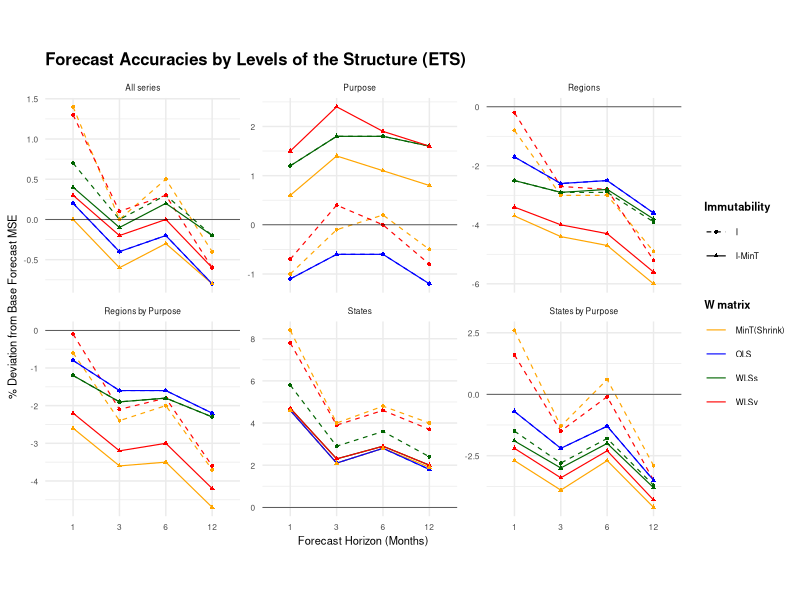
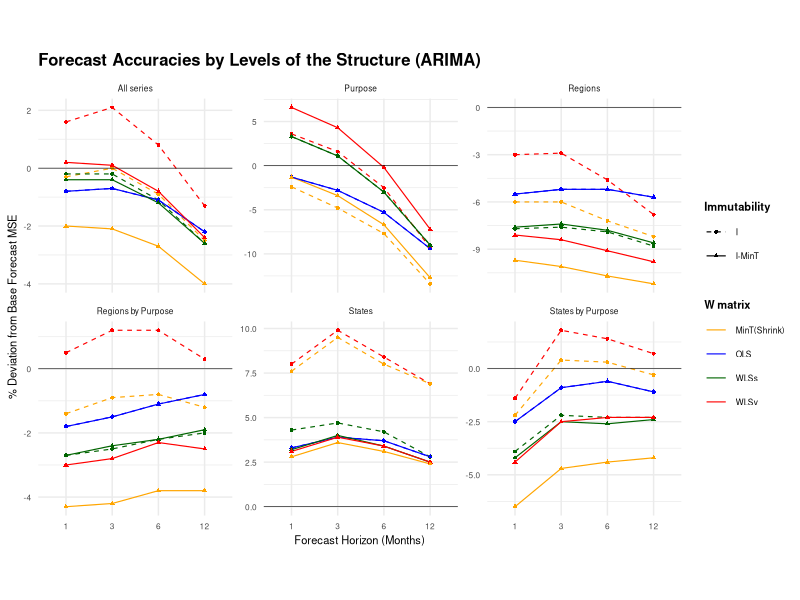
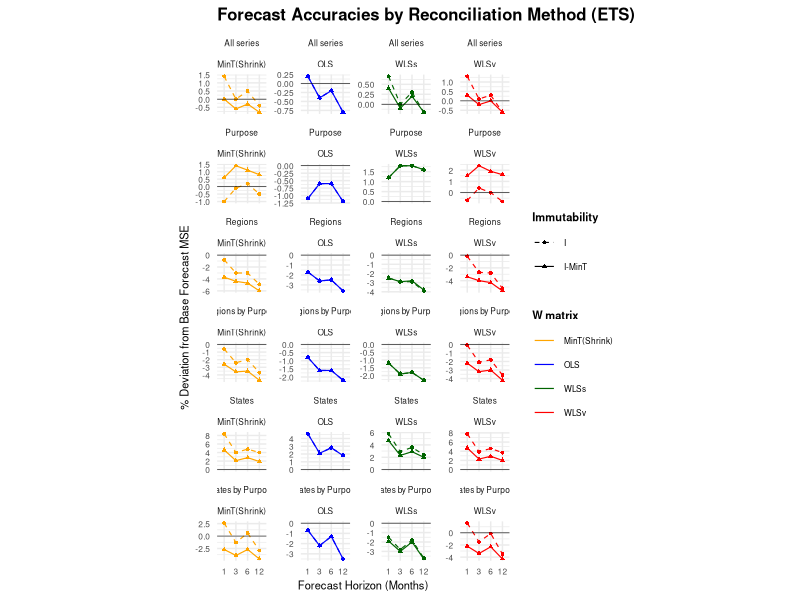
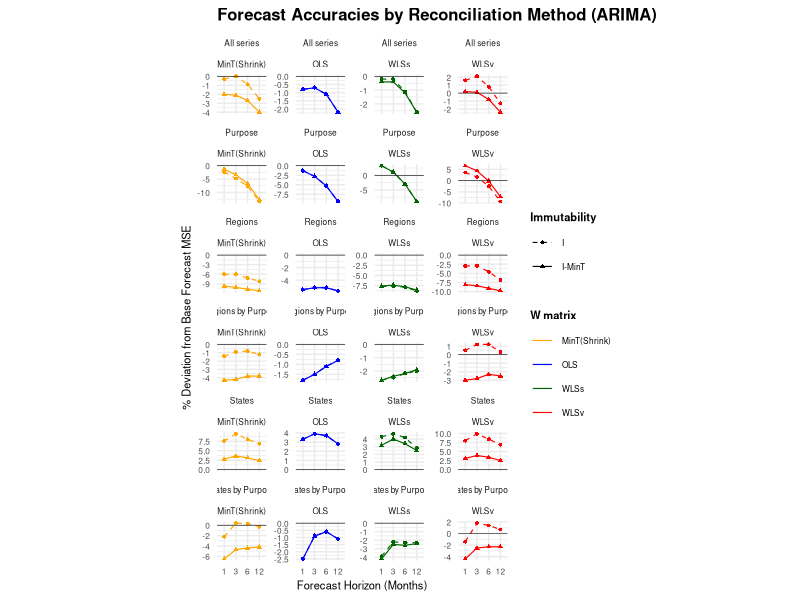

Generate these figures, in order, with R:
## ---- chunk 1
knitr::opts_chunk$set(echo = FALSE)

library(tidyverse)
library(kableExtra)
## ---- chunk 2
pc1 <- read_csv("pc/pc1.csv")
pc3 <- read_csv("pc/pc3.csv")
pc6 <- read_csv("pc/pc6.csv")
pc12 <- read_csv("pc/pc12.csv")
pc1to3 <- read_csv("pc/pc1to3.csv")
pc1to6 <- read_csv("pc/pc1to6.csv")
pc1to12 <- read_csv("pc/pc1to12.csv")

cnames <- c("Method", "h = 1", "3", "6", "12", "1-3", "1-6", "1-12")
cnames2 <- c("M", "h1", "h3", "h6", "h12", "h1-3", "h1-6", "h1-12")

australia <- data.frame("method" = pc1[,1], 
                        "h = 1" = pc1[,2],
                        "3" = pc3[,2],
                        "6" = pc6[,2],
                        "12" = pc12[,2],
                        "1-3" = pc1to3[,2],
                        "1-6" = pc1to6[,2],
                        "1-12" = pc1to12[,2]) %>% 
  mutate(across(where(is.numeric), ~ round(., 1)))
colnames(australia) <- cnames

purpose <- data.frame("method" = pc1[,1], 
                        "h = 1" = pc1[,5],
                        "3" = pc3[,5],
                        "6" = pc6[,5],
                        "12" = pc12[,5],
                        "1-3" = pc1to3[,5],
                        "1-6" = pc1to6[,5],
                        "1-12" = pc1to12[,5]) %>% 
  mutate(across(where(is.numeric), ~ round(., 1)))
colnames(purpose) <- cnames2

states <- data.frame("method" = pc1[,1], 
                        "h = 1" = pc1[,3],
                        "3" = pc3[,3],
                        "6" = pc6[,3],
                        "12" = pc12[,3],
                        "1-3" = pc1to3[,3],
                        "1-6" = pc1to6[,3],
                        "1-12" = pc1to12[,3]) %>% 
  mutate(across(where(is.numeric), ~ round(., 1)))
colnames(states) <- cnames

states_purpose <- data.frame("method" = pc1[,1], 
                        "h = 1" = pc1[,6],
                        "3" = pc3[,6],
                        "6" = pc6[,6],
                        "12" = pc12[,6],
                        "1-3" = pc1to3[,6],
                        "1-6" = pc1to6[,6],
                        "1-12" = pc1to12[,6]) %>% 
  mutate(across(where(is.numeric), ~ round(., 1)))
colnames(states_purpose) <- cnames2

regions <- data.frame("method" = pc1[,1], 
                        "h = 1" = pc1[,4],
                        "3" = pc3[,4],
                        "6" = pc6[,4],
                        "12" = pc12[,4],
                        "1-3" = pc1to3[,4],
                        "1-6" = pc1to6[,4],
                        "1-12" = pc1to12[,4]) %>% 
  mutate(across(where(is.numeric), ~ round(., 1)))
colnames(regions) <- cnames


regions_purpose <- data.frame("method" = pc1[,1], 
                        "h = 1" = pc1[,7],
                        "3" = pc3[,7],
                        "6" = pc6[,7],
                        "12" = pc12[,7],
                        "1-3" = pc1to3[,7],
                        "1-6" = pc1to6[,7],
                        "1-12" = pc1to12[,7]) %>% 
  mutate(across(where(is.numeric), ~ round(., 1)))
colnames(regions_purpose) <- cnames2

all_series <- data.frame("method" = pc1[,1], 
                        "h = 1" = pc1[,8],
                        "3" = pc3[,8],
                        "6" = pc6[,8],
                        "12" = pc12[,8],
                        "1-3" = pc1to3[,8],
                        "1-6" = pc1to6[,8],
                        "1-12" = pc1to12[,8]) %>% 
  mutate(across(where(is.numeric), ~ round(., 1)))
colnames(all_series) <- cnames
## ---- chunk 3
aus <- cbind(australia, purpose[,-1]) %>% 
  slice(c(1, 2, 6, 3, 7, 4, 8, 5, 9)) %>% 
  mutate(W = c("Base", "OLS", "OLS", "WLSs", "WLSs", "WLSv", "WLSv", "MinT(Shrink)", "MinT(Shrink)"),
    ImmuteMethod = c(" ", "I", "I-MinT", "I", "I-MinT", "I", "I-MinT", "I", "I-MinT")) %>% 
  select(c(16,17,2:15)) %>% 
  select(-7) %>% 
  select(-13)
  
state <- cbind(states, states_purpose[,-1]) %>% 
  slice(c(1, 2, 6, 3, 7, 4, 8, 5, 9)) %>% 
  mutate(W = c("Base", "OLS", "OLS", "WLSs", "WLSs", "WLSv", "WLSv", "MinT(Shrink)", "MinT(Shrink)"),
    ImmuteMethod = c(" ", "I", "I-MinT", "I", "I-MinT", "I", "I-MinT", "I", "I-MinT")) %>% 
  select(c(16,17,2:15)) %>% 
  select(-7) %>% 
  select(-13)

region <- cbind(regions, regions_purpose[,-1]) %>% 
  slice(c(1, 2, 6, 3, 7, 4, 8, 5, 9)) %>% 
  mutate(W = c("Base", "OLS", "OLS", "WLSs", "WLSs", "WLSv", "WLSv", "MinT(Shrink)", "MinT(Shrink)"),
    ImmuteMethod = c(" ", "I", "I-MinT", "I", "I-MinT", "I", "I-MinT", "I", "I-MinT")) %>% 
  select(c(16,17,2:15)) %>% 
  select(-7) %>% 
  select(-13)

allseries <- all_series %>% slice(c(1, 2, 6, 3, 7, 4, 8, 5, 9)) %>% 
  mutate(W = c("Base", "OLS", "OLS", "WLSs", "WLSs", "WLSv", "WLSv", "MinT(Shrink)", "MinT(Shrink)"),
    ImmuteMethod = c(" ", "I", "I-MinT", "I", "I-MinT", "I", "I-MinT", "I", "I-MinT")) %>%
  select(c(9:10, 2:8)) %>% 
  select(-7)

# aus %>% write.csv("tables/aus.csv")
# state %>% write.csv("tables/state.csv")
# region %>% write.csv("tables/region.csv")
# allseries %>% write.csv("tables/allseries.csv")

aus_table <- aus %>% 
  kable(escape = FALSE,
        caption="\\label{tab:tourismets}Out-of-sample forecast accuracies for Australian domestic tourism flows.",
        col.names = c(" ", " ", "h = 1", "3", "6", "12", "1-6", "1-12", "h = 1", "3", "6", "12", "1-6", "1-12")
        ) %>% 
  kable_styling(full_width = FALSE,
                latex_options = c("hold_position"),
                font_size = 7) %>% 
  add_header_above(c(" " =2, "Australia" = 6, "Australia by purpose of travel" = 6), bold = TRUE) %>% 
  add_header_above(c("ETS"=14), bold = TRUE) %>% 
  column_spec(c(1), width = "1.5cm") %>% 
  column_spec(c(2), width = "1cm") %>%
  # column_spec(3, bold = ifelse(aus$`h = 1`==min(aus$`h = 1`), T, F), width = "0.7cm") %>% 
  # column_spec(4, bold = ifelse(aus$`3`==min(aus$`3`), T, F), width = "0.7cm") %>% 
  # column_spec(5, bold = ifelse(aus$`6`==min(aus$`6`), T, F), width = "0.7cm") %>% 
  # column_spec(6, bold = ifelse(aus$`12`==min(aus$`12`), T, F), width = "0.7cm") %>% 
  # column_spec(7, bold = ifelse(aus$`1-6`==min(aus$`1-6`), T, F), width = "0.7cm") %>% 
  # column_spec(8, bold = ifelse(aus$`1-12`==min(aus$`1-12`), T, F), width = "0.7cm") %>% 
  column_spec(3:8, width = "0.7cm") %>% 
  column_spec(9, bold = ifelse(aus$`h1`==min(aus$`h1`), T, F), width = "0.7cm") %>% 
  column_spec(10, bold = ifelse(aus$`h3`==min(aus$`h3`), T, F), width = "0.7cm") %>% 
  column_spec(11, bold = ifelse(aus$`h6`==min(aus$`h6`), T, F), width = "0.7cm") %>% 
  column_spec(12, bold = ifelse(aus$`h12`==min(aus$`h12`), T, F), width = "0.7cm") %>% 
  column_spec(13, bold = ifelse(aus$`h1-6`==min(aus$`h1-6`), T, F), width = "0.7cm") %>% 
  column_spec(14, bold = ifelse(aus$`h1-12`==min(aus$`h1-12`), T, F), width = "0.8cm") %>% 
  row_spec(1, bold = FALSE, italic = TRUE) %>% 
  collapse_rows(1, latex_hline ="major")


state_table <- state %>%
  kable(escape = FALSE,
        col.names = c(" ", " ", "h = 1", "3", "6", "12", "1-6", "1-12", "h = 1", "3", "6", "12", "1-6", "1-12")
       ) %>% 
  kable_styling(full_width = FALSE,
                latex_options = c("hold_position"),
                font_size = 7) %>% 
  add_header_above(c(" "=2, "States" = 6, "States by purpose of travel" = 6), bold = TRUE)%>% 
  column_spec(c(1), width = "1.5cm") %>% 
  # column_spec(c(2), width = "1cm") %>%
  column_spec(3, bold = ifelse(state$`h = 1`==min(state$`h = 1`), T, F), width = "0.7cm") %>% 
  column_spec(4, bold = ifelse(state$`3`==min(state$`3`), T, F), width = "0.7cm") %>% 
  column_spec(5, bold = ifelse(state$`6`==min(state$`6`), T, F), width = "0.7cm") %>% 
  column_spec(6, bold = ifelse(state$`12`==min(state$`12`), T, F), width = "0.7cm") %>% 
  column_spec(7, bold = ifelse(state$`1-6`==min(state$`1-6`), T, F), width = "0.7cm") %>% 
  column_spec(8, bold = ifelse(state$`1-12`==min(state$`1-12`), T, F), width = "0.7cm") %>% 
  column_spec(9, bold = ifelse(state$`h1`==min(state$`h1`), T, F), width = "0.7cm") %>% 
  column_spec(10, bold = ifelse(state$`h3`==min(state$`h3`), T, F), width = "0.7cm") %>% 
  column_spec(11, bold = ifelse(state$`h6`==min(state$`h6`), T, F), width = "0.7cm") %>% 
  column_spec(12, bold = ifelse(state$`h12`==min(state$`h12`), T, F), width = "0.7cm") %>% 
  column_spec(13, bold = ifelse(state$`h1-6`==min(state$`h1-6`), T, F), width = "0.7cm") %>% 
  column_spec(14, bold = ifelse(state$`h1-12`==min(state$`h1-12`), T, F), width = "0.7cm") %>% 
  row_spec(1, bold = FALSE, italic = TRUE) %>% 
  collapse_rows(1, latex_hline ="major")


region_table <- region %>%
  kable(escape = FALSE,
        col.names = c(" ", " ", "h = 1", "3", "6", "12", "1-6", "1-12", "h = 1", "3", "6", "12", "1-6", "1-12")
        ) %>% 
  kable_styling(full_width = FALSE,
                latex_options = c("hold_position"),
                font_size = 7) %>% 
  add_header_above(c(" "=2, "Regions" = 6, "Regions by purpose of travel" = 6), bold = TRUE) %>% 
  column_spec(c(1), width = "1.5cm") %>% 
  column_spec(c(2), width = "1cm") %>%
  # column_spec(c(3:14), width = "1.5cm") %>%  
  column_spec(3, bold = ifelse(region$`h = 1`==min(region$`h = 1`), T, F), width = "0.7cm") %>% 
  column_spec(4, bold = ifelse(region$`3`==min(region$`3`), T, F), width = "0.7cm") %>% 
  column_spec(5, bold = ifelse(region$`6`==min(region$`6`), T, F), width = "0.7cm") %>% 
  column_spec(6, bold = ifelse(region$`12`==min(region$`12`), T, F), width = "0.7cm") %>% 
  column_spec(7, bold = ifelse(region$`1-6`==min(region$`1-6`), T, F), width = "0.7cm") %>% 
  column_spec(8, bold = ifelse(region$`1-12`==min(region$`1-12`), T, F), width = "0.7cm") %>% 
  column_spec(9, bold = ifelse(region$`h1`==min(region$`h1`[-1]), T, F), width = "0.7cm") %>% 
  column_spec(10, bold = ifelse(region$`h3`==min(region$`h3`[-1]), T, F), width = "0.7cm") %>% 
  column_spec(11, bold = ifelse(region$`h6`==min(region$`h6`[-1]), T, F), width = "0.7cm") %>% 
  column_spec(12, bold = ifelse(region$`h12`==min(region$`h12`[-1]), T, F), width = "0.7cm") %>% 
  column_spec(13, bold = ifelse(region$`h1-6`==min(region$`h1-6`[-1]), T, F), width = "0.7cm") %>% 
  column_spec(14, bold = ifelse(region$`h1-12`==min(region$`h1-12`[-1]), T, F), width = "0.7cm") %>% 
  row_spec(1, bold = FALSE, italic = TRUE) %>% 
  collapse_rows(1, latex_hline ="major")
  
allseries_table <- allseries %>%
  kable(escape = FALSE,
        col.names = c(" ", " ", "h = 1", "3", "6", "12", "1-6", "1-12")
        ) %>% 
  kable_styling(full_width = FALSE,
                latex_options = c("hold_position"),
                font_size = 7) %>% 
  add_header_above(c(" "=2, "All series" = 6), bold = TRUE) %>% 
  column_spec(c(1), width = "1.5cm") %>% 
  column_spec(c(2), width = "1cm") %>%
  #column_spec(c(3:8), width = "7cm") %>%  
  column_spec(3, bold = ifelse(allseries$`h = 1`==min(allseries$`h = 1`), T, F), width = "1.8cm") %>% 
  column_spec(4, bold = ifelse(allseries$`3`==min(allseries$`3`), T, F), width = "1.8cm") %>% 
  column_spec(5, bold = ifelse(allseries$`6`==min(allseries$`6`), T, F), width = "1.8cm") %>% 
  column_spec(6, bold = ifelse(allseries$`12`==min(allseries$`12`), T, F), width = "1.8cm") %>% 
  column_spec(7, bold = ifelse(allseries$`1-6`==min(allseries$`1-6`), T, F), width = "1.8cm") %>% 
  column_spec(8, bold = ifelse(allseries$`1-12`==min(allseries$`1-12`), T, F), width = "1.8cm") %>% 
  row_spec(1, bold = FALSE, italic = TRUE) %>% 
  collapse_rows(1, latex_hline ="major")

cat(paste0(aus_table, "\\vspace{-2.5em}", state_table, "\\vspace{-2.5em}", 
           region_table, "\\vspace{-2.5em}", allseries_table), sep = "")




## ---- chunk 4
pc1_arima <- read_csv("pc/pc1_arima.csv")
pc3_arima <- read_csv("pc/pc3_arima.csv")
pc6_arima <- read_csv("pc/pc6_arima.csv")
pc12_arima <- read_csv("pc/pc12_arima.csv")
pc1to3_arima <- read_csv("pc/pc1to3_arima.csv")
pc1to6_arima <- read_csv("pc/pc1to6_arima.csv")
pc1to12_arima <- read_csv("pc/pc1to12_arima.csv")

cnames <- c("Method", "h = 1", "3", "6", "12", "1-3", "1-6", "1-12")
cnames2 <- c("M", "h1", "h3", "h6", "h12", "h1-3", "h1-6", "h1-12")

australia_arima <- data.frame("method" = pc1_arima[,1], 
                        "h = 1" = pc1_arima[,2],
                        "3" = pc3_arima[,2],
                        "6" = pc6_arima[,2],
                        "12" = pc12_arima[,2],
                        "1-3" = pc1to3_arima[,2],
                        "1-6" = pc1to6_arima[,2],
                        "1-12" = pc1to12_arima[,2]) %>% 
  mutate(across(where(is.numeric), ~ round(., 1)))
colnames(australia_arima) <- cnames

purpose_arima <- data.frame("method" = pc1_arima[,1], 
                        "h = 1" = pc1_arima[,5],
                        "3" = pc3_arima[,5],
                        "6" = pc6_arima[,5],
                        "12" = pc12_arima[,5],
                        "1-3" = pc1to3_arima[,5],
                        "1-6" = pc1to6_arima[,5],
                        "1-12" = pc1to12_arima[,5]) %>% 
  mutate(across(where(is.numeric), ~ round(., 1)))
colnames(purpose_arima) <- cnames2

states_arima <- data.frame("method" = pc1_arima[,1], 
                        "h = 1" = pc1_arima[,3],
                        "3" = pc3_arima[,3],
                        "6" = pc6_arima[,3],
                        "12" = pc12_arima[,3],
                        "1-3" = pc1to3_arima[,3],
                        "1-6" = pc1to6_arima[,3],
                        "1-12" = pc1to12_arima[,3]) %>% 
  mutate(across(where(is.numeric), ~ round(., 1)))
colnames(states_arima) <- cnames

states_purpose_arima <- data.frame("method" = pc1_arima[,1], 
                        "h = 1" = pc1_arima[,6],
                        "3" = pc3_arima[,6],
                        "6" = pc6_arima[,6],
                        "12" = pc12_arima[,6],
                        "1-3" = pc1to3_arima[,6],
                        "1-6" = pc1to6_arima[,6],
                        "1-12" = pc1to12_arima[,6]) %>% 
  mutate(across(where(is.numeric), ~ round(., 1)))
colnames(states_purpose_arima) <- cnames2

regions_arima <- data.frame("method" = pc1_arima[,1], 
                        "h = 1" = pc1_arima[,4],
                        "3" = pc3_arima[,4],
                        "6" = pc6_arima[,4],
                        "12" = pc12_arima[,4],
                        "1-3" = pc1to3_arima[,4],
                        "1-6" = pc1to6_arima[,4],
                        "1-12" = pc1to12_arima[,4]) %>% 
  mutate(across(where(is.numeric), ~ round(., 1)))
colnames(regions_arima) <- cnames


regions_purpose_arima <- data.frame("method" = pc1_arima[,1], 
                        "h = 1" = pc1_arima[,7],
                        "3" = pc3_arima[,7],
                        "6" = pc6_arima[,7],
                        "12" = pc12_arima[,7],
                        "1-3" = pc1to3_arima[,7],
                        "1-6" = pc1to6_arima[,7],
                        "1-12" = pc1to12_arima[,7]) %>% 
  mutate(across(where(is.numeric), ~ round(., 1)))
colnames(regions_purpose_arima) <- cnames2

all_series_arima <- data.frame("method" = pc1_arima[,1], 
                        "h = 1" = pc1_arima[,8],
                        "3" = pc3_arima[,8],
                        "6" = pc6_arima[,8],
                        "12" = pc12_arima[,8],
                        "1-3" = pc1to3_arima[,8],
                        "1-6" = pc1to6_arima[,8],
                        "1-12" = pc1to12_arima[,8]) %>% 
  mutate(across(where(is.numeric), ~ round(., 1)))
colnames(all_series_arima) <- cnames
## ---- chunk 5
aus_arima <- cbind(australia_arima, purpose_arima[,-1]) %>% 
  slice(c(1, 2, 6, 3, 7, 4, 8, 5, 9)) %>% 
  mutate(W = c("Base", "OLS", "OLS", "WLSs", "WLSs", "WLSv", "WLSv", "MinT(Shrink)", "MinT(Shrink)"),
    ImmuteMethod = c(" ", "I", "I-MinT", "I", "I-MinT", "I", "I-MinT", "I", "I-MinT")) %>% 
  select(c(16,17,2:15)) %>% 
  select(-7) %>% 
  select(-13)
  
state_arima <- cbind(states_arima, states_purpose_arima[,-1]) %>% 
  slice(c(1, 2, 6, 3, 7, 4, 8, 5, 9)) %>% 
  mutate(W = c("Base", "OLS", "OLS", "WLSs", "WLSs", "WLSv", "WLSv", "MinT(Shrink)", "MinT(Shrink)"),
    ImmuteMethod = c(" ", "I", "I-MinT", "I", "I-MinT", "I", "I-MinT", "I", "I-MinT")) %>% 
  select(c(16,17,2:15)) %>% 
  select(-7) %>% 
  select(-13)

region_arima <- cbind(regions_arima, regions_purpose_arima[,-1]) %>% 
  slice(c(1, 2, 6, 3, 7, 4, 8, 5, 9)) %>% 
  mutate(W = c("Base", "OLS", "OLS", "WLSs", "WLSs", "WLSv", "WLSv", "MinT(Shrink)", "MinT(Shrink)"),
    ImmuteMethod = c(" ", "I", "I-MinT", "I", "I-MinT", "I", "I-MinT", "I", "I-MinT")) %>% 
  select(c(16,17,2:15)) %>% 
  select(-7) %>% 
  select(-13)

allseries_arima <- all_series_arima %>% slice(c(1, 2, 6, 3, 7, 4, 8, 5, 9)) %>% 
  mutate(W = c("Base", "OLS", "OLS", "WLSs", "WLSs", "WLSv", "WLSv", "MinT(Shrink)", "MinT(Shrink)"),
    ImmuteMethod = c(" ", "I", "I-MinT", "I", "I-MinT", "I", "I-MinT", "I", "I-MinT")) %>%
  select(c(9:10, 2:8)) %>% 
  select(-7)



aus_table_arima <- aus_arima %>% 
  kable(escape = FALSE,
        caption="\\label{tab:tourismets}Out-of-sample forecast accuracies for Australian domestic tourism flows.",
        col.names = c(" ", " ", "h = 1", "3", "6", "12", "1-6", "1-12", "h = 1", "3", "6", "12", "1-6", "1-12")
        ) %>% 
  kable_styling(full_width = FALSE,
                latex_options = c("hold_position"),
                font_size = 7) %>% 
  add_header_above(c(" " =2, "Australia" = 6, "Australia by purpose of travel" = 6), bold = TRUE) %>% 
  add_header_above(c("ARIMA"=14), bold = TRUE) %>% 
  column_spec(c(1), width = "1.5cm") %>% 
  column_spec(c(2), width = "1cm") %>%
  # column_spec(3, bold = ifelse(aus_arima$`h = 1`==min(aus_arima$`h = 1`), T, F), width = "0.7cm") %>% 
  # column_spec(4, bold = ifelse(aus_arima$`3`==min(aus_arima$`3`), T, F), width = "0.7cm") %>% 
  # column_spec(5, bold = ifelse(aus_arima$`6`==min(aus_arima$`6`), T, F), width = "0.7cm") %>% 
  # column_spec(6, bold = ifelse(aus_arima$`12`==min(aus_arima$`12`), T, F), width = "0.7cm") %>% 
  # column_spec(7, bold = ifelse(aus_arima$`1-6`==min(aus_arima_arima$`1-6`), T, F), width = "0.7cm") %>% 
  # column_spec(8, bold = ifelse(aus_arima$`1-12`==min(aus_arima$`1-12`), T, F), width = "0.7cm") %>% 
  column_spec(3:8, width = "0.7cm") %>% 
  column_spec(9, bold = ifelse(aus_arima$`h1`==min(aus_arima$`h1`), T, F), width = "0.7cm") %>% 
  column_spec(10, bold = ifelse(aus_arima$`h3`==min(aus_arima$`h3`), T, F), width = "0.7cm") %>% 
  column_spec(11, bold = ifelse(aus_arima$`h6`==min(aus_arima$`h6`), T, F), width = "0.7cm") %>% 
  column_spec(12, bold = ifelse(aus_arima$`h12`==min(aus_arima$`h12`), T, F), width = "0.7cm") %>% 
  column_spec(13, bold = ifelse(aus_arima$`h1-6`==min(aus_arima$`h1-6`), T, F), width = "0.7cm") %>% 
  column_spec(14, bold = ifelse(aus_arima$`h1-12`==min(aus_arima$`h1-12`), T, F), width = "0.8cm") %>% 
  row_spec(1, bold = FALSE, italic = TRUE) %>% 
  collapse_rows(1, latex_hline ="major")


state_table_arima <- state_arima %>%
  kable(escape = FALSE,
        col.names = c(" ", " ", "h = 1", "3", "6", "12", "1-6", "1-12", "h = 1", "3", "6", "12", "1-6", "1-12")
       ) %>% 
  kable_styling(full_width = FALSE,
                latex_options = c("hold_position"),
                font_size = 7) %>% 
  add_header_above(c(" "=2, "States" = 6, "States by purpose of travel" = 6), bold = TRUE)%>% 
  column_spec(c(1), width = "1.5cm") %>% 
  column_spec(c(2), width = "1cm") %>%
  column_spec(3, bold = ifelse(state_arima$`h = 1`==min(state_arima$`h = 1`), T, F), width = "0.7cm") %>% 
  column_spec(4, bold = ifelse(state_arima$`3`==min(state_arima$`3`), T, F), width = "0.7cm") %>% 
  column_spec(5, bold = ifelse(state_arima$`6`==min(state_arima$`6`), T, F), width = "0.7cm") %>% 
  column_spec(6, bold = ifelse(state_arima$`12`==min(state_arima$`12`), T, F), width = "0.7cm") %>% 
  column_spec(7, bold = ifelse(state_arima$`1-6`==min(state_arima$`1-6`), T, F), width = "0.7cm") %>% 
  column_spec(8, bold = ifelse(state_arima$`1-12`==min(state_arima$`1-12`), T, F), width = "0.7cm") %>% 
  column_spec(9, bold = ifelse(state_arima$`h1`==min(state_arima$`h1`), T, F), width = "0.7cm") %>% 
  column_spec(10, bold = ifelse(state_arima$`h3`==min(state_arima$`h3`), T, F), width = "0.7cm") %>% 
  column_spec(11, bold = ifelse(state_arima$`h6`==min(state_arima$`h6`), T, F), width = "0.7cm") %>% 
  column_spec(12, bold = ifelse(state_arima$`h12`==min(state_arima$`h12`), T, F), width = "0.7cm") %>% 
  column_spec(13, bold = ifelse(state_arima$`h1-6`==min(state_arima$`h1-6`), T, F), width = "0.7cm") %>% 
  column_spec(14, bold = ifelse(state_arima$`h1-12`==min(state_arima$`h1-12`), T, F), width = "0.7cm") %>% 
  row_spec(1, bold = FALSE, italic = TRUE) %>% 
  collapse_rows(1, latex_hline ="major")


region_table_arima <- region_arima %>%
  kable(escape = FALSE,
        col.names = c(" ", " ", "h = 1", "3", "6", "12", "1-6", "1-12", "h = 1", "3", "6", "12", "1-6", "1-12")
        ) %>% 
  kable_styling(full_width = FALSE,
                latex_options = c("hold_position"),
                font_size = 7) %>% 
  add_header_above(c(" "=2, "Regions" = 6, "Regions by purpose of travel" = 6), bold = TRUE) %>% 
  column_spec(c(1), width = "1.5cm") %>% 
  column_spec(c(2), width = "1cm") %>%
  column_spec(c(3:14), width = "1.5cm") %>%  
  column_spec(3, bold = ifelse(region_arima$`h = 1`==min(region_arima$`h = 1`), T, F), width = "0.7cm") %>% 
  column_spec(4, bold = ifelse(region_arima$`3`==min(region_arima$`3`), T, F), width = "0.7cm") %>% 
  column_spec(5, bold = ifelse(region_arima$`6`==min(region_arima$`6`), T, F), width = "0.7cm") %>% 
  column_spec(6, bold = ifelse(region_arima$`12`==min(region_arima$`12`), T, F), width = "0.7cm") %>% 
  column_spec(7, bold = ifelse(region_arima$`1-6`==min(region_arima$`1-6`), T, F), width = "0.7cm") %>% 
  column_spec(8, bold = ifelse(region_arima$`1-12`==min(region_arima$`1-12`), T, F), width = "0.7cm") %>% 
  column_spec(9, bold = ifelse(region_arima$`h1`==min(region_arima$`h1`[-1]), T, F), width = "0.7cm") %>% 
  column_spec(10, bold = ifelse(region_arima$`h3`==min(region_arima$`h3`[-1]), T, F), width = "0.7cm") %>% 
  column_spec(11, bold = ifelse(region_arima$`h6`==min(region_arima$`h6`[-1]), T, F), width = "0.7cm") %>% 
  column_spec(12, bold = ifelse(region_arima$`h12`==min(region_arima$`h12`[-1]), T, F), width = "0.7cm") %>% 
  column_spec(13, bold = ifelse(region_arima$`h1-6`==min(region_arima$`h1-6`[-1]), T, F), width = "0.7cm") %>% 
  column_spec(14, bold = ifelse(region_arima$`h1-12`==min(region_arima$`h1-12`[-1]), T, F), width = "0.7cm") %>% 
  row_spec(1, bold = FALSE, italic = TRUE) %>% 
  collapse_rows(1, latex_hline ="major")
  

allseries_table_arima <- allseries_arima %>%
  kable(escape = FALSE,
        col.names = c(" ", " ", "h = 1", "3", "6", "12", "1-6", "1-12")
        ) %>% 
  kable_styling(full_width = FALSE,
                latex_options = c("hold_position"),
                font_size = 7) %>% 
  add_header_above(c(" "=2, "All series" = 6), bold = TRUE) %>% 
  column_spec(c(1), width = "1.5cm") %>% 
  column_spec(c(2), width = "1cm") %>%
  #column_spec(c(3:8), width = "7cm") %>%  
  column_spec(3, bold = ifelse(allseries_arima$`h = 1`==min(allseries_arima$`h = 1`), T, F), width = "1.8cm") %>% 
  column_spec(4, bold = ifelse(allseries_arima$`3`==min(allseries_arima$`3`), T, F), width = "1.8cm") %>% 
  column_spec(5, bold = ifelse(allseries_arima$`6`==min(allseries_arima$`6`), T, F), width = "1.8cm") %>% 
  column_spec(6, bold = ifelse(allseries_arima$`12`==min(allseries_arima$`12`), T, F), width = "1.8cm") %>% 
  column_spec(7, bold = ifelse(allseries_arima$`1-6`==min(allseries_arima$`1-6`), T, F), width = "1.8cm") %>% 
  column_spec(8, bold = ifelse(allseries_arima$`1-12`==min(allseries_arima$`1-12`), T, F), width = "1.8cm") %>% 
  row_spec(1, bold = FALSE, italic = TRUE) %>% 
  collapse_rows(1, latex_hline ="major")


cat(paste0(aus_table_arima, "\\vspace{-2.5em}", state_table_arima, "\\vspace{-2.5em}", region_table_arima, "\\vspace{-2.5em}", allseries_table_arima), sep = "")




## ---- chunk 6
cnames_chart <- c("Method", "1", "3", "6", "12", "1-3", "1-6", "1-12")

colnames(australia) <- cnames_chart
colnames(purpose) <- cnames_chart
colnames(states) <- cnames_chart
colnames(states_purpose) <- cnames_chart
colnames(regions) <- cnames_chart
colnames(regions_purpose) <- cnames_chart
colnames(all_series) <- cnames_chart

labels <- c(rep("Australia", nrow(australia) - 1),
            rep("Purpose", nrow(purpose) - 1),
            rep("States", nrow(states) - 1),
            rep("States by Purpose", nrow(states_purpose) - 1),
            rep("Regions", nrow(regions) - 1),
            rep("Regions by Purpose", nrow(regions_purpose) - 1),
            rep("All series", nrow(all_series) - 1))

series <- rbind(australia[-1, -c(6:8)], 
                purpose[-1, -c(6:8)],
                states[-1, -c(6:8)],
                states_purpose[-1, -c(6:8)],
                regions[-1, -c(6:8)],
                regions_purpose[-1, -c(6:8)],
                all_series[-1, -c(6:8)])

series$Category <- labels

series <- series %>%
  mutate(Weighting = case_when(
    grepl("ols", Method) ~ "OLS",
    grepl("wlss", Method) ~ "WLSs",
    grepl("wlsv", Method) ~ "WLSv",
    grepl("shrink", Method) ~ "MinT(Shrink)"
  ),
  Immute = case_when(
    grepl("I", Method) ~ "I",
    grepl("iMinT", Method) ~ "I-MinT"
  ))

series_long <- series %>%
  pivot_longer(cols = 2:5, 
               names_to = "Horizon", 
               values_to = "PC") 

series_long$Horizon <- factor(series_long$Horizon, 
                               levels = c("1", "3", "6", "12"))


series_long %>% 
#  filter(Weighting == "WLSv") %>% 
  filter(Category != "Australia") %>% 
  ggplot(aes(x = Horizon, y = PC, color = Weighting, group = interaction(Weighting, Immute), linetype = Immute)) +
  geom_line(linewidth = 0.4) + 
  geom_point(aes(shape = Immute), size = 1) +  # Keep points for the immutability legend
  scale_color_manual(values = c("OLS" = "blue", "WLSs" = "darkgreen", "WLSv" = "red", "MinT(Shrink)" = "orange")) + 
  scale_linetype_manual(values = c("I" = "dashed", "I-MinT" = "solid")) +
  labs(title = "Forecast Accuracies by Levels of the Structure (ETS)",
       x = "Forecast Horizon (Months)",
       y = "% Deviation from Base Forecast MSE",
       color = "W matrix",
       shape = "Immutability",
       linetype = "Immutability") +
  geom_hline(yintercept = 0, color = "black", size = 0.2) +
  theme_minimal() +
  facet_wrap(~Category, scales = "free_y", ncol = 3) +
  guides(
    color = guide_legend(override.aes = list(shape = NA)),  # Remove dots from W matrix legend
   # shape = guide_legend(override.aes = list(linetype = "blank"))  # Keep dots for Immutability legend
  ) +
  theme(
    plot.title = element_text(size = 12, face = "bold"), 
    axis.title = element_text(size = 8), 
    axis.text = element_text(size = 6),
    legend.title = element_text(size = 8, face = "bold"),  
    legend.text = element_text(size = 6),  
    strip.text = element_text(size = 6),
    aspect.ratio = 1
  )

## ---- chunk 7
cnames_chart <- c("Method", "1", "3", "6", "12", "1-3", "1-6", "1-12")

colnames(australia_arima) <- cnames_chart
colnames(purpose_arima) <- cnames_chart
colnames(states_arima) <- cnames_chart
colnames(states_purpose_arima) <- cnames_chart
colnames(regions_arima) <- cnames_chart
colnames(regions_purpose_arima) <- cnames_chart
colnames(all_series_arima) <- cnames_chart

labels <- c(rep("Australia", nrow(australia_arima) - 1),
            rep("Purpose", nrow(purpose_arima) - 1),
            rep("States", nrow(states_arima) - 1),
            rep("States by Purpose", nrow(states_purpose_arima) - 1),
            rep("Regions", nrow(regions_arima) - 1),
            rep("Regions by Purpose", nrow(regions_purpose_arima) - 1),
            rep("All series", nrow(all_series_arima) - 1))

series_arima <- rbind(australia_arima[-1, -c(6:8)], 
                purpose_arima[-1, -c(6:8)],
                states_arima[-1, -c(6:8)],
                states_purpose_arima[-1, -c(6:8)],
                regions_arima[-1, -c(6:8)],
                regions_purpose_arima[-1, -c(6:8)],
                all_series_arima[-1, -c(6:8)])

series_arima$Category <- labels

series_arima <- series_arima %>%
  mutate(Weighting = case_when(
    grepl("ols", Method) ~ "OLS",
    grepl("wlss", Method) ~ "WLSs",
    grepl("wlsv", Method) ~ "WLSv",
    grepl("shrink", Method) ~ "MinT(Shrink)"
  ),
  Immute = case_when(
    grepl("I", Method) ~ "I",
    grepl("iMinT", Method) ~ "I-MinT"
  ))

series_arima_long <- series_arima %>%
  pivot_longer(cols = 2:5, 
               names_to = "Horizon", 
               values_to = "PC") 

series_arima_long$Horizon <- factor(series_arima_long$Horizon, 
                               levels = c("1", "3", "6", "12"))


series_arima_long %>% 
#  filter(Weighting == "WLSv") %>% 
  filter(Category != "Australia") %>% 
  ggplot(aes(x = Horizon, y = PC, color = Weighting, group = interaction(Weighting, Immute), linetype = Immute)) +
  geom_line(linewidth = 0.4) + 
  geom_point(aes(shape = Immute), size = 1) +  # Keep points for the immutability legend
  scale_color_manual(values = c("OLS" = "blue", "WLSs" = "darkgreen", "WLSv" = "red", "MinT(Shrink)" = "orange")) + 
  scale_linetype_manual(values = c("I" = "dashed", "I-MinT" = "solid")) +
  labs(title = "Forecast Accuracies by Levels of the Structure (ARIMA)",
       x = "Forecast Horizon (Months)",
       y = "% Deviation from Base Forecast MSE",
       color = "W matrix",
       shape = "Immutability",
       linetype = "Immutability") +
  geom_hline(yintercept = 0, color = "black", linewidth = 0.2) +
  theme_minimal() +
  facet_wrap(~Category, scales = "free_y", ncol = 3) +
  guides(
    color = guide_legend(override.aes = list(shape = NA)),  # Remove dots from W matrix legend
   # shape = guide_legend(override.aes = list(linetype = "blank"))  # Keep dots for Immutability legend
  ) +
  theme(
    plot.title = element_text(size = 12, face = "bold"), 
    axis.title = element_text(size = 8), 
    axis.text = element_text(size = 6),
    legend.title = element_text(size = 8, face = "bold"),  
    legend.text = element_text(size = 6),  
    strip.text = element_text(size = 6),
    aspect.ratio = 1
  )

## ---- chunk 8
series_long %>% 
#  filter(Weighting == "WLSv") %>% 
  filter(Category != "Australia") %>% 
  ggplot(aes(x = Horizon, y = PC, color = Weighting, group = interaction(Weighting, Immute), linetype = Immute)) +
  geom_line(linewidth = 0.4) + 
  geom_point(aes(shape = Immute), size = 1) +  # Keep points for the immutability legend
  scale_color_manual(values = c("OLS" = "blue", "WLSs" = "darkgreen", "WLSv" = "red", "MinT(Shrink)" = "orange")) + 
  scale_linetype_manual(values = c("I" = "dashed", "I-MinT" = "solid")) +
  labs(title = "Forecast Accuracies by Reconciliation Method (ETS)",
       x = "Forecast Horizon (Months)",
       y = "% Deviation from Base Forecast MSE",
       color = "W matrix",
       shape = "Immutability",
       linetype = "Immutability") +
  geom_hline(yintercept = 0, color = "black", size = 0.2) +
  theme_minimal() +
  facet_wrap(Category~Weighting, scales = "free_y", ncol = 4) +
  guides(
    color = guide_legend(override.aes = list(shape = NA)),  # Remove dots from W matrix legend
   # shape = guide_legend(override.aes = list(linetype = "blank"))  # Keep dots for Immutability legend
  ) +
  theme(
    plot.title = element_text(size = 12, face = "bold"), 
    axis.title = element_text(size = 8), 
    axis.text = element_text(size = 6),
    legend.title = element_text(size = 8, face = "bold"),  
    legend.text = element_text(size = 6),  
    strip.text = element_text(size = 6),
    aspect.ratio = 0.8
  )

## ---- chunk 9
series_arima_long %>% 
#  filter(Weighting == "WLSv") %>% 
  filter(Category != "Australia") %>% 
  ggplot(aes(x = Horizon, y = PC, color = Weighting, group = interaction(Weighting, Immute), linetype = Immute)) +
  geom_line(linewidth = 0.4) + 
  geom_point(aes(shape = Immute), size = 1) +  # Keep points for the immutability legend
  scale_color_manual(values = c("OLS" = "blue", "WLSs" = "darkgreen", "WLSv" = "red", "MinT(Shrink)" = "orange")) + 
  scale_linetype_manual(values = c("I" = "dashed", "I-MinT" = "solid")) +
  labs(title = "Forecast Accuracies by Reconciliation Method (ARIMA)",
       x = "Forecast Horizon (Months)",
       y = "% Deviation from Base Forecast MSE",
       color = "W matrix",
       shape = "Immutability",
       linetype = "Immutability") +
  geom_hline(yintercept = 0, color = "black", linewidth = 0.2) +
  theme_minimal() +
  facet_wrap(Category~Weighting, scales = "free_y", ncol = 4) +
  guides(
    color = guide_legend(override.aes = list(shape = NA)),  # Remove dots from W matrix legend
   # shape = guide_legend(override.aes = list(linetype = "blank"))  # Keep dots for Immutability legend
  ) +
  theme(
    plot.title = element_text(size = 12, face = "bold"), 
    axis.title = element_text(size = 8), 
    axis.text = element_text(size = 6),
    legend.title = element_text(size = 8, face = "bold"),  
    legend.text = element_text(size = 6),  
    strip.text = element_text(size = 6),
    aspect.ratio = 0.8
  )


## ---- chunk 10
dev_aus <- australia_arima[1,-1] - australia[1,-1]
rownames(dev_aus) <- c("dev_aus")

dev_purpose <- purpose_arima[1,-1] - purpose[1,-1]
rownames(dev_purpose) <- c("dev_purpose")

dev_states <- states_arima[1,-1] - states[1,-1]
rownames(dev_states) <- c("dev_states")

dev_statespurpose <- states_purpose_arima[1,-1] - states_purpose[1,-1]
rownames(dev_statespurpose) <- c("dev_statespurpose")

dev_regions <- regions_arima[1,-1] - regions[1,-1]
rownames(dev_regions) <- c("dev_regions")

dev_regionspurpose <- regions_purpose_arima[1,-1] - regions_purpose[1,-1]
rownames(dev_regionspurpose) <- c("dev_regionspurpose")

dev_overall <- all_series_arima[1,-1] - all_series[1,-1]
rownames(dev_overall) <- c("dev_overall")


dev_aus
dev_purpose
dev_states
dev_statespurpose
dev_regions
dev_regionspurpose
dev_overall
dev_overall
